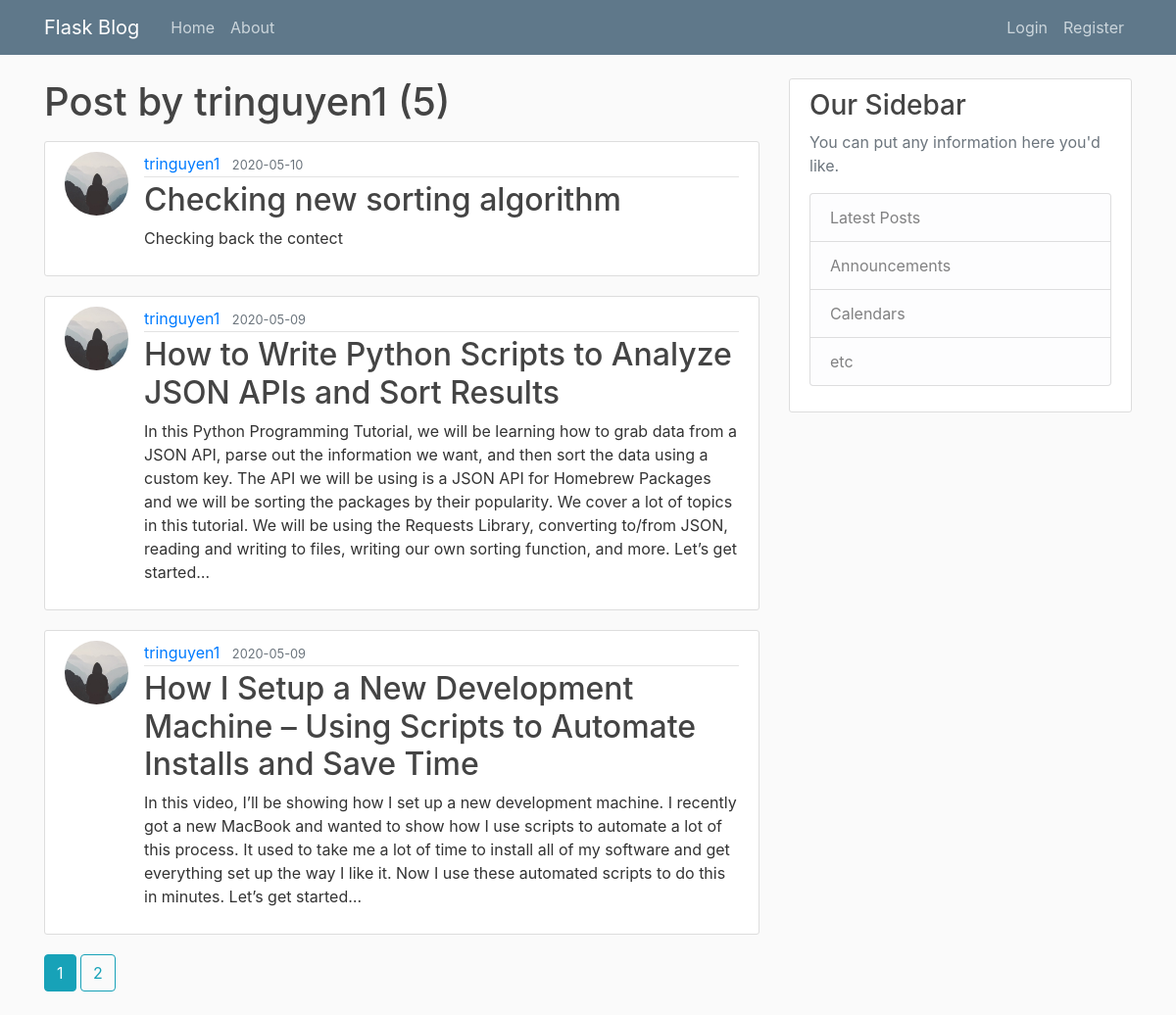
/user/tringuyen1, run on the app's committed database.
### flaskblog/models.py (models this page shows, shortened)
class User(db.Model,UserMixin):
    id = db.Column(db.Integer, primary_key=True)
    username = db.Column(db.String(20), unique = True, nullable=False)
    email = db.Column(db.String(120), unique=True, nullable=False)
    image_file = db.Column(db.String(20), nullable=False, default='default.jpg')
    password = db.Column(db.String(60), nullable=False)
    posts = db.relationship('Post',backref='author',lazy=True)

class Post(db.Model):
    id = db.Column(db.Integer,primary_key=True)
    title = db.Column(db.String(100),nullable=False)
    date_posted = db.Column(db.DateTime, nullable=False,default = datetime.utcnow)
    content = db.Column(db.Text, nullable = False)
    user_id = db.Column(db.Integer, db.ForeignKey('user.id'),nullable=False)

### flaskblog/users/routes.py (the view)
@users.route("/user/<string:username>")
def user_posts(username):
    page = request.args.get('get',1,type=int)
    user = User.query.filter_by(username=username).first_or_404()
    posts = Post.query.filter_by(author=user)\
            .order_by(Post.date_posted.desc())\
            .paginate(page=page,per_page=3)
    return render_template('user_posts.html',posts=posts,user=user)

### flaskblog/templates/user_posts.html
{% extends "layout.html"%}
{% block content%}
    <h1 class="mb-3"> Post by {{ user.username }} ({{ posts.total }})</h1>
    {% for post in posts.items %}
        <article class="media content-section">
            <img class = "rounded-circle article-img" src="{{ url_for('static',filename='profile_pics/' + post.author.image_file) }} ">
          <div class="media-body">
            <div class="article-metadata">
              <a class="mr-2" href="{{ url_for('users.user_posts',username=post.author.username) }}">{{ post.author.username }}</a>
              <small class="text-muted">{{ post.date_posted.strftime('%Y-%m-%d') }}</small>
            </div>
            <h2><a class="article-title" href="{{ url_for('posts.post',post_id = post.id) }}">{{ post.title }}</a></h2>
            <p class="article-content">{{ post.content }}</p>
          </div>
        </article>
    {% endfor %}
    {% for page_num in posts.iter_pages(left_edge=1,right_edge=1,left_current=1,right_current=2) %}
        {% if page_num %}
            {% if posts.page == page_num%}
                <a class="btn btn-info mb-4" href="{{url_for('users.user_posts',username=user.username,page=page_num)}}">{{page_num}}</a>
            {% else %}
                <a class="btn btn-outline-info mb-4" href="{{url_for('users.user_posts',username=user.username,page=page_num)}}">{{page_num}}</a>
            {% endif %}
        {%else%}
            ...
        {% endif %}
    {% endfor %}
{% endblock content%}

### flaskblog/static/main.css (style rules this page uses)
body { background: #fafafa; color: #333333; margin-top: 5rem; }
h1, h2, h3, h4, h5, h6 { color: #444444; }
.content-section { background: #ffffff; padding: 10px 20px; border: 1px solid #dddddd; border-radius: 3px; margin-bottom: 20px; }
.article-title { color: #444444; }
.article-content { white-space: pre-line; }
.article-img { height: 65px; width: 65px; margin-right: 16px; }
.article-metadata { padding-bottom: 1px; margin-bottom: 4px; border-bottom: 1px solid #e3e3e3 }

### data on the page
User: username "tringuyen1"
Post: image_file (placeholder picture), author.username "tringuyen1", date_posted "2020-05-10", title "Checking new sorting algorithm", content "Checking back the contect"
Post: image_file (placeholder picture), author.username "tringuyen1", date_posted "2020-05-09", title "How to Write Python Scripts to Analyze JSON APIs and Sort Results", content "In this Python Programming Tutorial, we will be learning how to grab data from a JSON API, parse out the information we want, and then sort the data using a custom key. The API we will be using is a JSON API for Homebrew Packages and we will be sorting the packages by their popularity. We cover a lot of topics in this tutorial. We will be using the Requests Library, converting to/from JSON, reading and writing to files, writing our own sorting function, and more. Let’s get started…"
Post: image_file (placeholder picture), author.username "tringuyen1", date_posted "2020-05-09", title "How I Setup a New Development Machine – Using Scripts to Automate Installs and Save Time", content "In this video, I’ll be showing how I set up a new development machine. I recently got a new MacBook and wanted to show how I use scripts to automate a lot of this process. It used to take me a lot of time to install all of my software and get everything set up the way I like it. Now I use these automated scripts to do this in minutes. Let’s get started…"

### other printed values
{{ posts.total }} "5"
{{ page_num }} "1"
{{ page_num }} "2"
